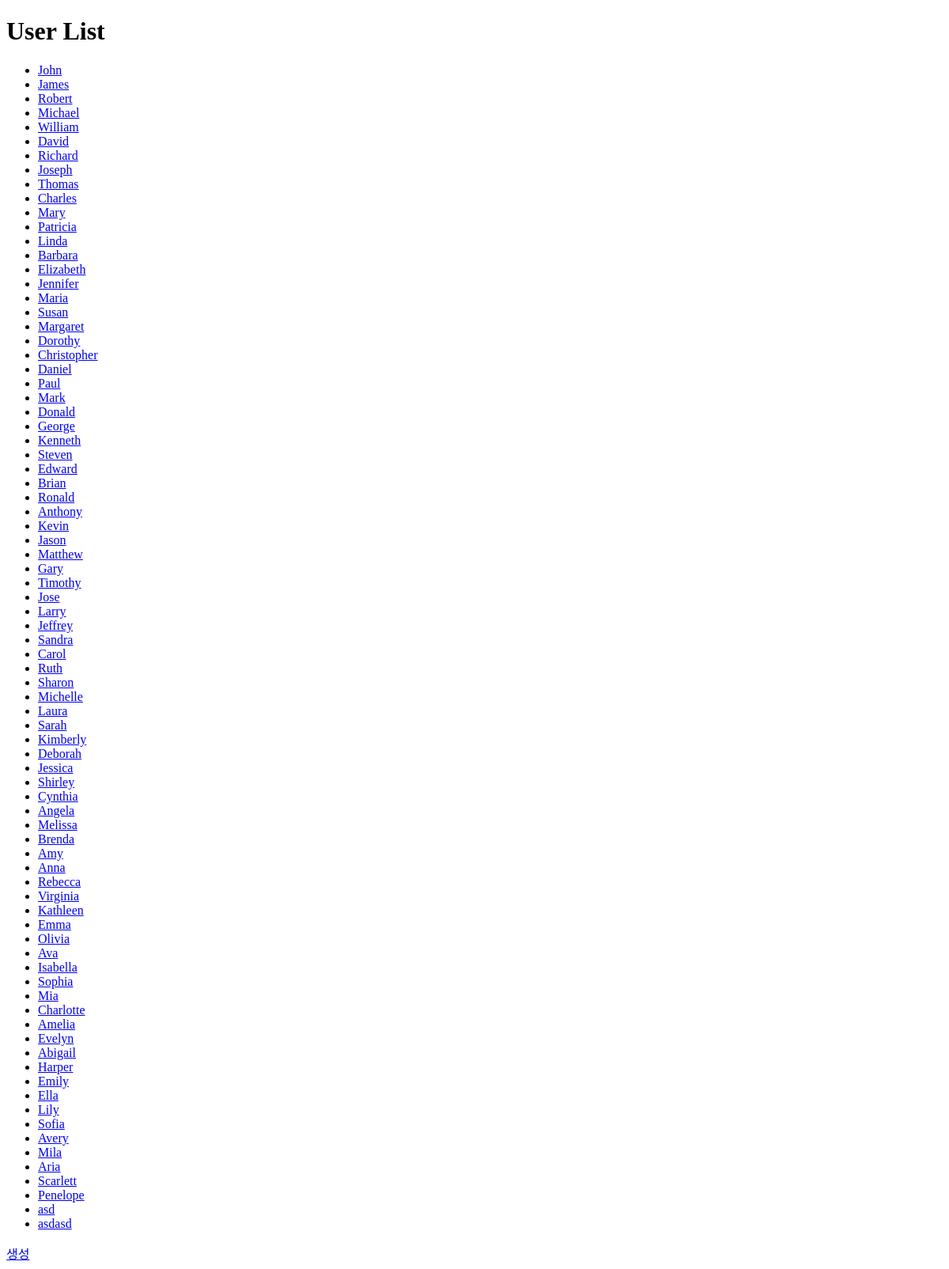
Before: /api/user/list with the older database file.
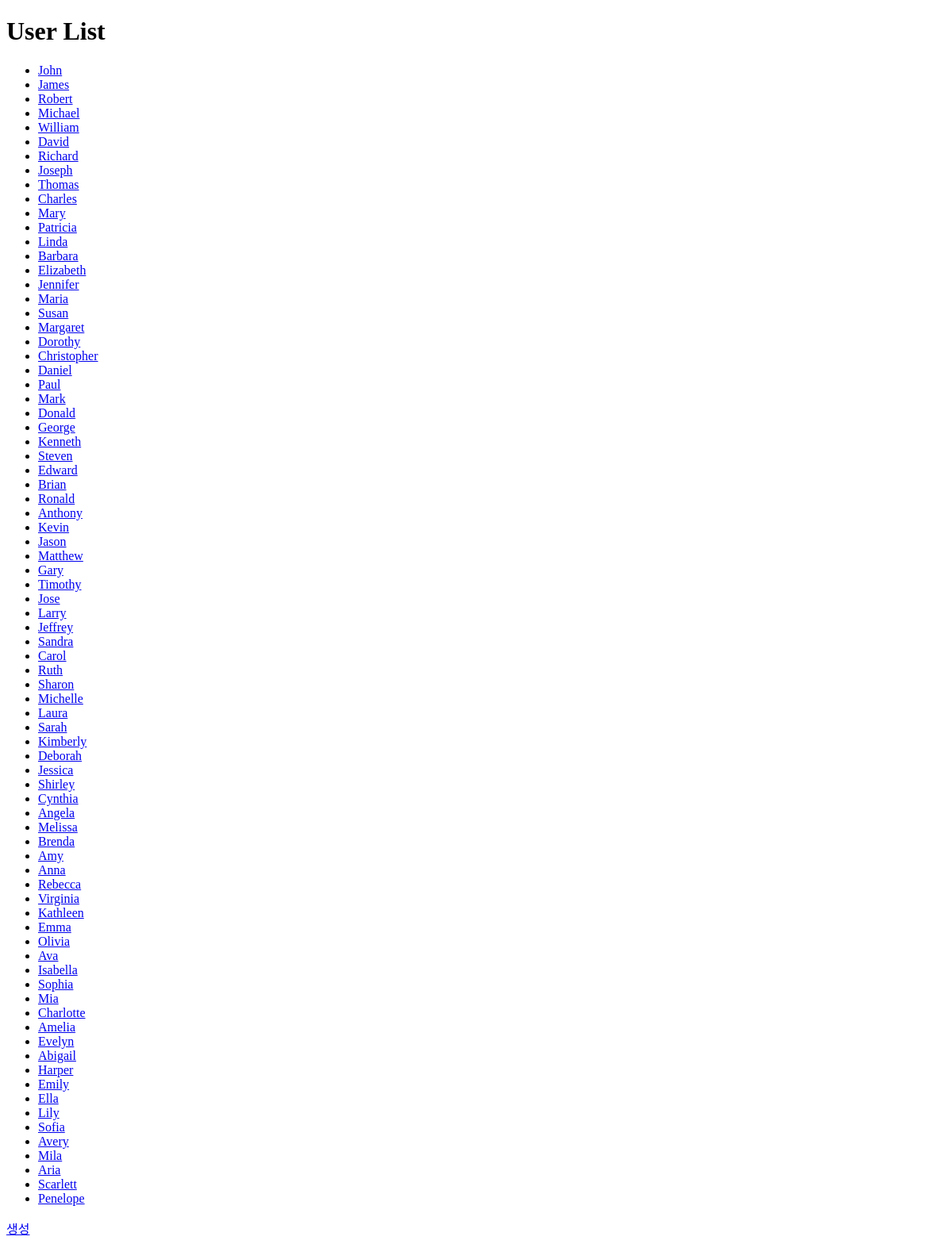
After: the same page with the newer database file.
### api/models.py (models this page shows, shortened)
class User(Base):
    __tablename__ = 'users'
    id = Column(Integer, primary_key=True)
    login_id = Column(String, unique=True, nullable=False)
    password = Column(String, nullable=False)
    nickname = Column(String, unique=True, nullable=False)
    profile_image = Column(String)
    quiz_learning_history = Column(Text, default='{}')
    lecture_learning_history = Column(Text, default='{}')
    total_learning_time = Column(Float, default=0.0)
    incorrect_quizzes = Column(Text, default='{}')
    quiz_stack = Column(Text, default='{}')
    today_current_quiz = Column(Text, default='{}')
    level = Column(Integer, default=1)
    exp = Column(Integer, default=1)
    subscription = Column(Boolean, default=False)
    signupdate = Column(DateTime, default=datetime.utcnow)
    attendance = Column(Integer, default=0)
    voca_list = relationship(
        'Voca', secondary=user_voca_association, back_populates='users')

### domain/user/user_router.py (the view)
@router.get("/list", response_class=HTMLResponse)
def user_list_html(request: Request, db: Session = Depends(get_db)):
    user_list = user_crud.get_user_list(db)
    return templates.TemplateResponse("user_list.html", {"request": request, "user_list": user_list})

### domain/user/templates/user_list.html (shortened to what this page needs)
<!DOCTYPE html>
<html lang="en">
  <head>
  </head>
  <body>
    <h1>User List</h1>
    <ul>
      {% for user in user_list %}
      <li>
        <a href="/api/user/detail/{{ user.id }}">{{ user.nickname }}</a>
      </li>
      {% endfor %}
    </ul>
    <a href="/api/user/create">생성</a>
  </body>
</html>

Changed rows visible on the page:
removed User: nickname "asd"
removed User: nickname "asdasd"
